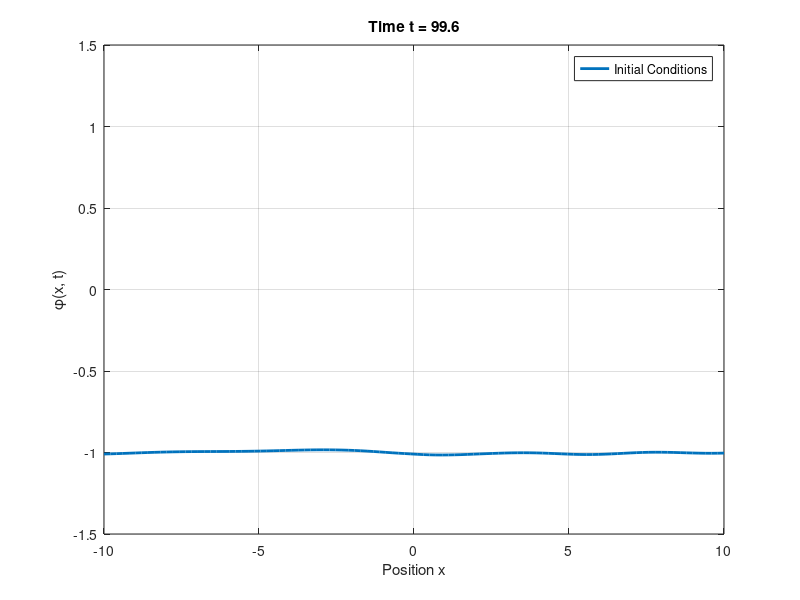

This figure's MATLAB source:
% size of domain (goes from -L/2 to L/2)
L = 20;

%Number of grid points.
N = 100; 
dx = L/(N-1);

% need grid from -L to L

xgrid = linspace(-L/2, L/2, N);


%Taken from Demo_Shnack1D.m:
% Laplacian matrix
% Construct the Laplacian matrix using finite difference method
one_vec = ones(N,1);
lap = spdiags([one_vec, -2*one_vec, one_vec],[1,0,-1],N,N);
% Von Neumann Boundary Conditions (Carl Neumann?)
lap(1,1) = -1; lap(N,N) = -1;
lap = (1/dx^2)*lap;

% This is -dU/dphi: (p is phi)
f = @(p)(2  * p .* (1 - p.^2));

% This is system to solve:
% p(1:N) is phi, p(N+1:2N) is dphi/dt

% 1:N dphi/dt, N+1 : 2N d^2phi/dt
% this says: d/dt (phi) = dphi/dt (obviously), and
% d/dt (dphi/dt) = right hand side of eqn
%F = @(t, p)[p(N+1:end); f(p(1:N)) + lap*p(1:N)];
%absorbing bc's:
F = @(t, p)[(p(2) - p(1))/dx; p(N+2:end-1); -(p(N) - p(N-1))/dx; f(p(1:N)) + lap*p(1:N)];


v0 = 0.4; 
x0 = -5; %move kink left a bit so it has room to move right.
gamma = 1 / sqrt(1 - v0^2); %Lorentz factor

%this is a stationary solution.
initcond = zeros(2*N, 1); 
initcond(1:N) = tanh(gamma * (xgrid - x0)); % phi initial condition of tanh(x), speed dphi/dt = 0 initially (stationary)
%initcond(1:floor(N/2))

%Investigating a moving solution involves giving it an initial velocity.


initcond(N+1:2*N) = -v0 * gamma * sech((gamma * (xgrid - x0))).^2; %Applying an inital velocity in the form of a small bump. 

size(F(0, initcond))

T = linspace(0,100,1000);

odeparams = odeset('RelTol',1e-10,'AbsTol',1e-10);

%plot(xgrid, initcond(:, 1))

[T, phi] = ode45(F,T,initcond, odeparams);

size(phi)

%plot(xgrid, phi(1, 1:N))
%hold on
%plot(xgrid, phi(end, 1:N), ":")

framelen = 5; %Displaying 5 time step updates per frame, crank it to speed up the animation and put it 1 to see every step.

figure;
for k = 1:framelen:length(T)
    plot(xgrid, phi(k, 1:N), 'LineWidth', 2);
    ylim([-1.5 1.5]);
    xlabel('Position x');
    ylabel('\phi(x, t)');
    title(['Time t = ', num2str(T(k), '%.1f')]);
    grid on;
    drawnow;
end

legend('Initial Conditions', 'Final Solution')
